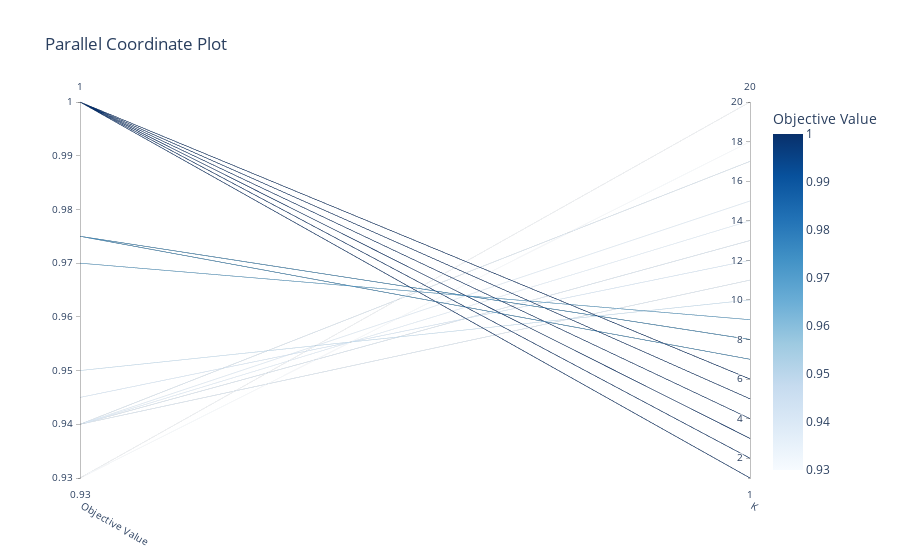

Write notebook code for a chart like this one.
### Code cell
optuna.visualization.plot_parallel_coordinate(studyKNN)

### Figure 1 — Plotly figure (JSON) as saved in the notebook; plotly's stock layout.template omitted (floating-point values rounded to 4 significant figures)
{"data": [{"dimensions": [{"label": "Objective Value", "range": [0.93, 1], "values": [0.975, 1, 0.97, 0.94, 1, 1, 1, 0.94, 0.94, 1, 0.93, 1, 1, 1, 0.94, 1, 1, 0.975, 0.94, 1, 1, 1, 1, 1, 1, 1, 0.975, 1, 0.94, 0.975, 1, 1, 1, 1, 1, 0.975, 1, 1, 0.95, 0.94, 1, 1, 1, 0.93, 1, 0.975, 1, 1, 1, 0.94, 1, 1, 1, 1, 0.975, 0.97, 1, 1, 1, 1, 1, 1, 1, 1, 1, 1, 1, 1, 1, 1, 1, 1, 1, 1, 1, 1, 0.97, 1, 1, 0.93, 0.975, 1, 1, 1, 1, 1, 0.975, 1, 0.945, 1, 1, 1, 1, 1, 1, 1, 1, 1, 0.975, 1]}, {"label": "K", "range": [1, 20], "values": [8, 4, 9, 17, 2, 2, 3, 15, 14, 4, 20, 6, 1, 5, 11, 6, 1, 8, 11, 4, 6, 2, 3, 1, 3, 5, 8, 2, 13, 8, 4, 3, 1, 5, 2, 7, 3, 4, 10, 17, 2, 4, 6, 20, 5, 7, 1, 3, 2, 13, 4, 6, 3, 5, 7, 9, 1, 4, 2, 6, 3, 1, 2, 1, 3, 4, 2, 5, 3, 2, 4, 5, 1, 5, 4, 3, 9, 2, 6, 18, 7, 6, 3, 4, 5, 1, 8, 6, 12, 2, 3, 2, 1, 1, 4, 3, 2, 4, 7, 5]}], "labelangle": 30, "labelside": "bottom", "line": {"color": [0.975, 1, 0.97, 0.94, 1, 1, 1, 0.94, 0.94, 1, 0.93, 1, 1, 1, 0.94, 1, 1, 0.975, 0.94, 1, 1, 1, 1, 1, 1, 1, 0.975, 1, 0.94, 0.975, 1, 1, 1, 1, 1, 0.975, 1, 1, 0.95, 0.94, 1, 1, 1, 0.93, 1, 0.975, 1, 1, 1, 0.94, 1, 1, 1, 1, 0.975, 0.97, 1, 1, 1, 1, 1, 1, 1, 1, 1, 1, 1, 1, 1, 1, 1, 1, 1, 1, 1, 1, 0.97, 1, 1, 0.93, 0.975, 1, 1, 1, 1, 1, 0.975, 1, 0.945, 1, 1, 1, 1, 1, 1, 1, 1, 1, 0.975, 1], "colorbar": {"title": {"text": "Objective Value"}}, "colorscale": [[0, "rgb(247,251,255)"], [0.125, "rgb(222,235,247)"], [0.25, "rgb(198,219,239)"], [0.375, "rgb(158,202,225)"], [0.5, "rgb(107,174,214)"], [0.625, "rgb(66,146,198)"], [0.75, "rgb(33,113,181)"], [0.875, "rgb(8,81,156)"], [1, "rgb(8,48,107)"]], "reversescale": false, "showscale": true}, "type": "parcoords"}], "layout": {"title": {"text": "Parallel Coordinate Plot"}}}
